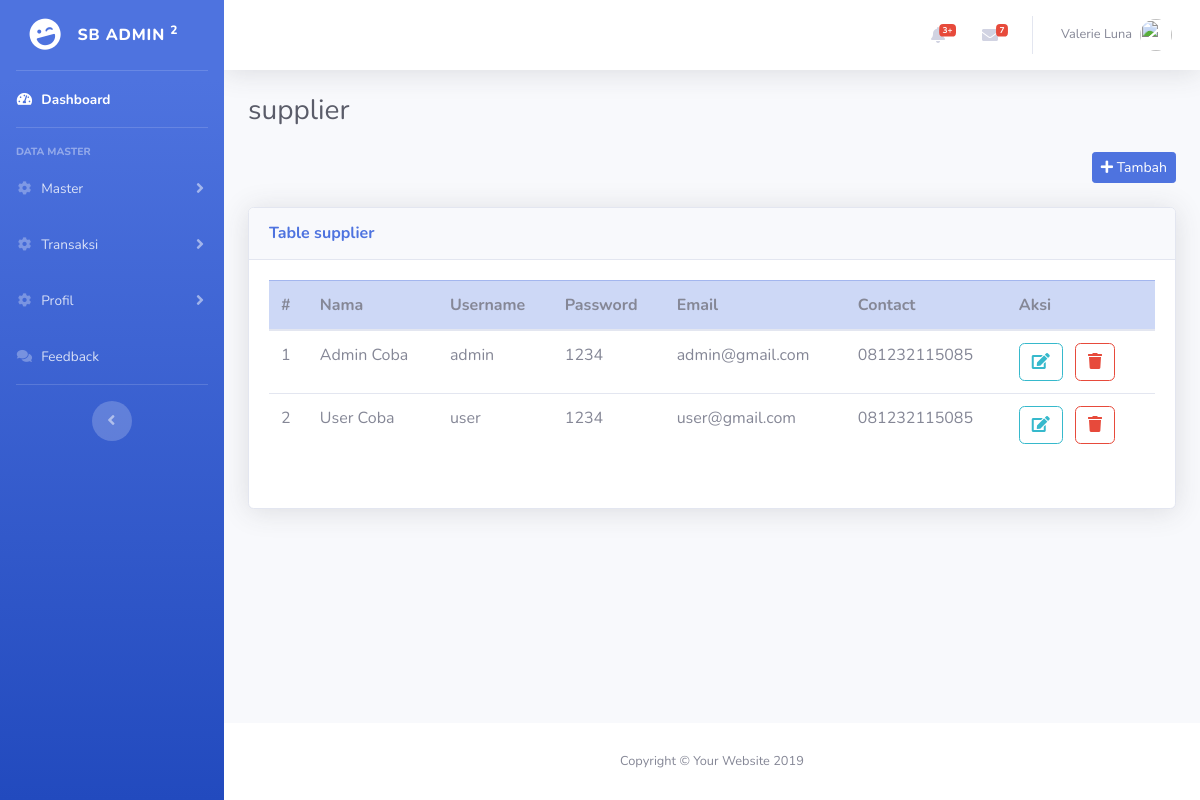
Page /admin/supplier on the earlier database version.
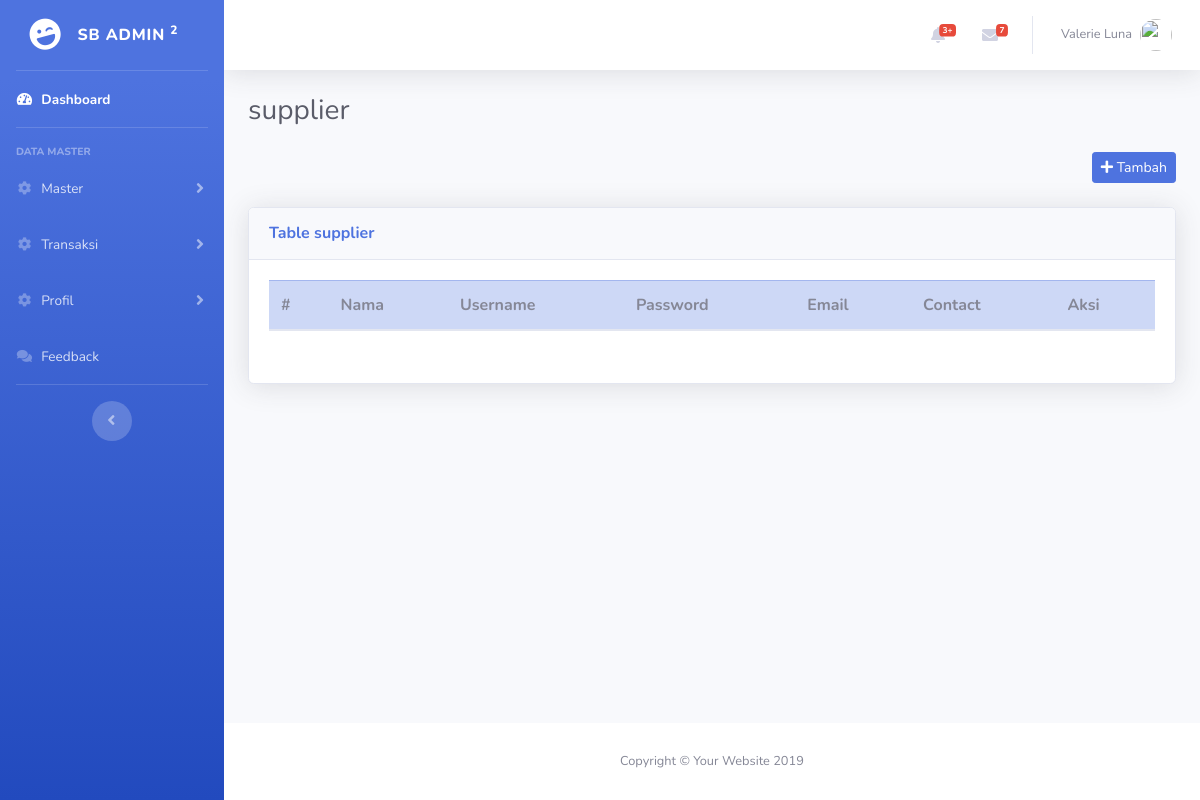
Same page on the later database version.
### tables this page shows
CREATE TABLE `user` (
  `id_user` int(7) NOT NULL,
  `id_role` int(1) NOT NULL,
  `nama_lengkap` varchar(100) NOT NULL,
  `username` varchar(50) NOT NULL,
  `email` varchar(50) NOT NULL,
  `password` varchar(2555) NOT NULL,
  `telp` varchar(13) NOT NULL,
  `foto` varchar(255) NOT NULL,
  `status_active` enum('0','1') NOT NULL,
  `kode_email` varchar(7) DEFAULT NULL,
  `created_at` datetime NOT NULL DEFAULT CURRENT_TIMESTAMP
);

### application/controllers/admin/Supplier.php (called while the page is built, shortened)
<?php
class Supplier extends CI_Controller
{
    function __construct()
    {
        $this->load->model('M_supplier');
        $this->load->model('ModelApp');
        $this->load->library('form_validation');
    }
    public function index($num = 0)
    {
        $data['title'] = 'Data Supplier';
        $select = '*';
        $tbl = 'user';
        $order = 'id_user';
        $order_type = 'DESC';
        $per_page = 10;
        $data['supplier'] = $this->ModelApp->getData($select, $tbl, '', $order, $order_type, $per_page, $num)->result_array();
        $data['row'] = $num;
        $this->load->view('backend/supplier/supplier', $data);
    }
    private function pagination()
    {
        $this->load->library('pagination');
    }
}

### index.php (called while the page is built, shortened)
<?php
require_once BASEPATH.'core/CodeIgniter.php';

### application/models/ModelApp.php (called while the page is built, shortened)
<?php
class ModelApp extends CI_Model
{
    public function getData($select, $tbl, $where = null, $order = null, $order_by = null, $limit = null, $offset = null)
    {
        $this->db->select($select);
        $this->db->from($tbl);
        if ($order != null) {
            $this->db->order_by($order, $order_by);
        }
        if ($limit != null) {
            $this->db->limit($limit, $offset);
        }
        return $this->db->get();
    }
}

### application/views/backend/supplier/supplier.php (the view, shortened to what this page needs)
<?php $this->load->view('backend/partials/navbar.php'); ?>
<div class="container-fluid">
  <div class="d-sm-flex align-items-center justify-content-between mb-4">
    <h1 class="h3 mb-0 text-gray-800">supplier</h1>
  </div>
  <div class="row my-4">
    <div class="col-sm-12">
      <a href="<?= base_url('admin/supplier/add') ?>" class="btn btn-sm btn-primary float-right"><span class="fa fa-plus"></span> Tambah</a>
    </div>
  </div>
  <div class="row">
    <div class="col-lg-12">
      <div class="card shadow mb-4">
        <div class="card-header py-3 d-flex flex-row align-items-center justify-content-between">
          <h6 class="m-0 font-weight-bold text-primary">Table supplier</h6>
        </div>
        <div class="card-body">
          <div class="responsive">
            <table class="table table-hover">
              <thead class="table-primary">
                <th>#</th>
                <th>Nama</th>
                <th>Username</th>
                <th>Password</th>
                <th>Email</th>
                <th>Contact</th>
                <th>Aksi</th>
              </thead>
              <tbody>
                <?php $no = 1 + $row;
                foreach ($supplier as $key => $value) { ?>
                  <tr>
                    <td><?= $no ?></td>
                    <td><?= $value['nama_lengkap'] ?></td>
                    <td><?= $value['username'] ?></td>
                    <td><?= $value['password'] ?></td>
                    <td><?= $value['email'] ?></td>
                    <td><?= $value['telp'] ?></td>
                    <td>
                      <a href="<?= base_url('admin/supplier/ubah/' . $value['id_user']) ?>" class="btn btn-outline-info"><span class="fa fa-edit"></span></a>
                      <button class="btn btn-outline-danger mx-2" onclick="deleteData('<?= base_url('admin/supplier/hapus/' . $value['id_user']) ?>','Hapus')"><span class="fa fa-trash"></span></button>
                    </td>
                  </tr>
                  <?php $no++;
                } ?>
              </tbody>
            </table>
          </div>
          <div class="row justify-content-center">
          </div>
        </div>
      </div>
    </div>
  </div>
</div>
<?php $this->load->view('backend/partials/footer.php'); ?>

### application/views/backend/partials/sidebar.php (shortened to what this page needs)
<!DOCTYPE html>
<html lang="en">
<head>
  <link href="<?= base_url('assets/vendor/fontawesome-free/css/all.min.css') ?>" rel="stylesheet" type="text/css">
  <link href="<?= base_url('assets/custom/sweetalert/sweetalert2.min.css') ?>" rel="stylesheet">
  <link href="<?= base_url('assets/css/sb-admin-2.min.css') ?>" rel="stylesheet">
  <link href="<?= base_url('assets/custom/lightbox2-11/css/lightbox.min.css') ?>" rel="stylesheet">
  <link href="<?= base_url('assets/scss_css/custom.css') ?>" rel="stylesheet">
</head>
<body id="page-top">
  <div id="wrapper">
    <ul class="navbar-nav bg-gradient-primary sidebar sidebar-dark accordion" id="accordionSidebar">
      <a class="sidebar-brand d-flex align-items-center justify-content-center" href="index.html">
        <div class="sidebar-brand-icon rotate-n-15">
          <i class="fas fa-laugh-wink"></i>
        </div>
        <div class="sidebar-brand-text mx-3">SB Admin <sup>2</sup></div>
      </a>
      <hr class="sidebar-divider my-0">
      <li class="nav-item active">
        <a class="nav-link" href="<?= base_url('admin/dashboard') ?>">
          <i class="fas fa-fw fa-tachometer-alt"></i>
          <span>Dashboard</span></a>
      </li>
      <hr class="sidebar-divider">
      <div class="sidebar-heading">
        Data Master
      </div>
      <li class="nav-item">
        <a class="nav-link collapsed" href="#" data-toggle="collapse" data-target="#collapseTwo" aria-expanded="true" aria-controls="collapseTwo">
          <i class="fas fa-fw fa-cog"></i>
          <span>Master</span>
        </a>
      </li>
      <li class="nav-item">
        <a class="nav-link collapsed" href="#" data-toggle="collapse" data-target="#collapseTransaksi" aria-expanded="true" aria-controls="collapseTwo">
          <i class="fas fa-fw fa-cog"></i>
          <span>Transaksi</span>
        </a>
      </li>
      <li class="nav-item">
        <a class="nav-link collapsed" href="#" data-toggle="collapse" data-target="#collapseTransaksi" aria-expanded="true" aria-controls="collapseTwo">
          <i class="fas fa-fw fa-cog"></i>
          <span>Profil</span>
        </a>
      </li>
       <li class="nav-item">
          <a class="nav-link collapsed" href="<?= base_url('admin/feedback') ?>" aria-expanded="true" aria-controls="collapseTwo">
            <i class="fas fa-fw fa-comments"></i>
            <span>Feedback</span>
          </a>
        </li>
      <hr class="sidebar-divider">
      <div class="text-center d-none d-md-inline">
        <button class="rounded-circle border-0" id="sidebarToggle"></button>
      </div>
    </ul>

### application/views/backend/partials/navbar.php (shortened to what this page needs)
<?php $this->load->view('backend/partials/sidebar'); ?>
<div id="content-wrapper" class="d-flex flex-column">
  <div id="content">
    <nav class="navbar navbar-expand navbar-light bg-white topbar mb-4 static-top shadow">
      <ul class="navbar-nav ml-auto">
        <li class="nav-item dropdown no-arrow mx-1">
          <a class="nav-link dropdown-toggle" href="#" id="alertsDropdown" role="button" data-toggle="dropdown" aria-haspopup="true" aria-expanded="false">
            <i class="fas fa-bell fa-fw"></i>
            <span class="badge badge-danger badge-counter">3+</span>
          </a>
        </li>
        <li class="nav-item dropdown no-arrow mx-1">
          <a class="nav-link dropdown-toggle" href="#" id="messagesDropdown" role="button" data-toggle="dropdown" aria-haspopup="true" aria-expanded="false">
            <i class="fas fa-envelope fa-fw"></i>
            <span class="badge badge-danger badge-counter">7</span>
          </a>
        </li>
        <li class="nav-item dropdown no-arrow">
          <a class="nav-link dropdown-toggle" href="#" id="userDropdown" role="button" data-toggle="dropdown" aria-haspopup="true" aria-expanded="false">
            <span class="mr-2 d-none d-lg-inline text-gray-600 small">Valerie Luna</span>
            <img class="img-profile rounded-circle" src="https://source.unsplash.com/QAB-WJcbgJk/60x60">
          </a>
        </li>
      </ul>
    </nav>

### application/views/backend/partials/footer.php (shortened to what this page needs)
</div>
<footer class="sticky-footer bg-white">
  <div class="container my-auto">
    <div class="copyright text-center my-auto">
      <span>Copyright &copy; Your Website 2019</span>
    </div>
  </div>
</footer>
</div>
</div>
</body>
</html>

Differences in the rows shown:
removed user: nama_lengkap "Admin Coba", username "admin", password "1234", email "admin@gmail.com", telp "081232115085"
removed user: nama_lengkap "User Coba", username "user", password "1234", email "user@gmail.com", telp "081232115085"
